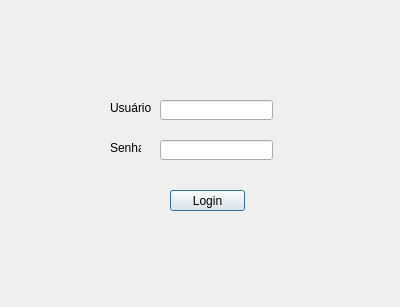
<?xml version="1.0" encoding="UTF-8"?>
<ui version="4.0">
 <class>Dialog</class>
 <widget class="QDialog" name="Dialog">
  <property name="geometry">
   <rect>
    <x>0</x>
    <y>0</y>
    <width>400</width>
    <height>307</height>
   </rect>
  </property>
  <property name="windowTitle">
   <string>Dialog</string>
  </property>
  <widget class="QPushButton" name="pushButton">
   <property name="geometry">
    <rect>
     <x>170</x>
     <y>190</y>
     <width>75</width>
     <height>21</height>
    </rect>
   </property>
   <property name="text">
    <string>Login</string>
   </property>
  </widget>
  <widget class="QLineEdit" name="lineEdit">
   <property name="geometry">
    <rect>
     <x>160</x>
     <y>100</y>
     <width>113</width>
     <height>20</height>
    </rect>
   </property>
  </widget>
  <widget class="QLineEdit" name="lineEdit_2">
   <property name="geometry">
    <rect>
     <x>160</x>
     <y>140</y>
     <width>113</width>
     <height>20</height>
    </rect>
   </property>
  </widget>
  <widget class="QLabel" name="label">
   <property name="geometry">
    <rect>
     <x>110</x>
     <y>100</y>
     <width>41</width>
     <height>16</height>
    </rect>
   </property>
   <property name="text">
    <string>Usuário</string>
   </property>
  </widget>
  <widget class="QLabel" name="label_2">
   <property name="geometry">
    <rect>
     <x>110</x>
     <y>140</y>
     <width>31</width>
     <height>16</height>
    </rect>
   </property>
   <property name="text">
    <string>Senha</string>
   </property>
  </widget>
 </widget>
 <resources/>
 <connections/>
</ui>
